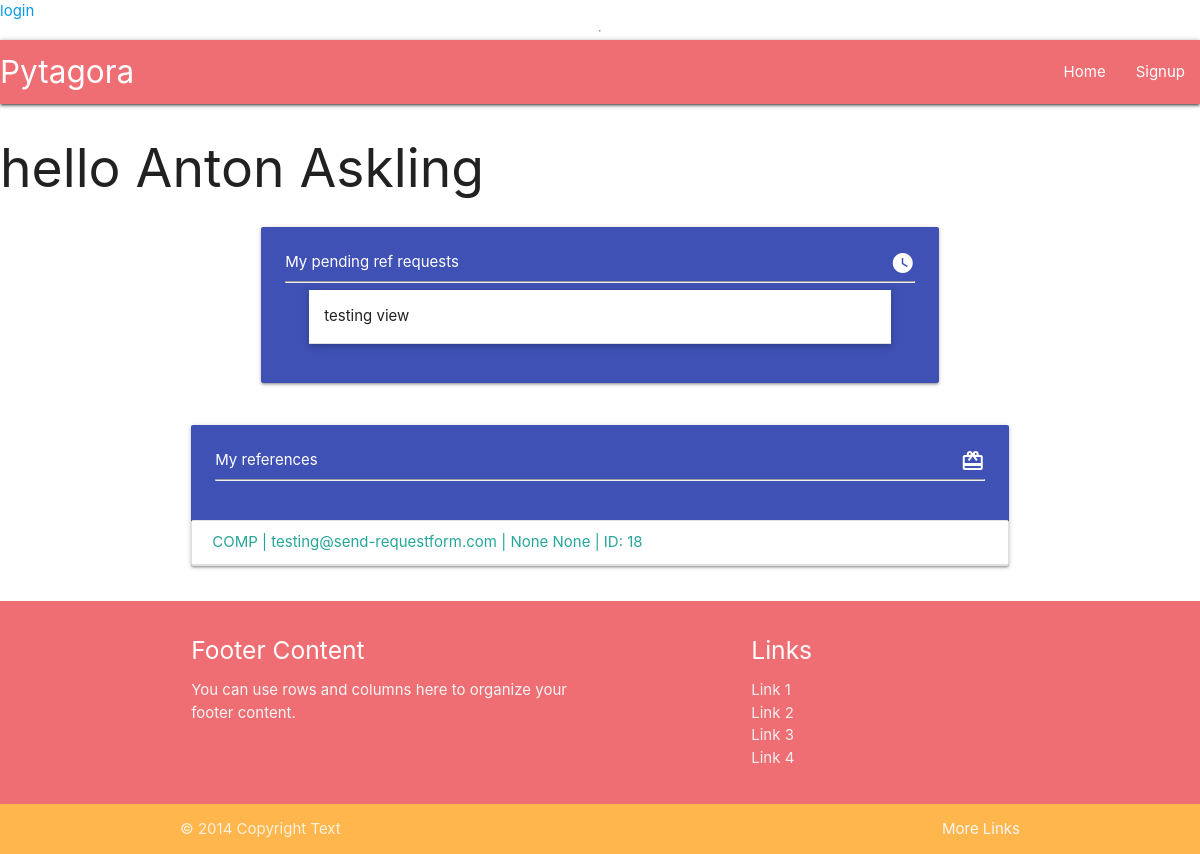
Before: /profile/13/ with the older database file.
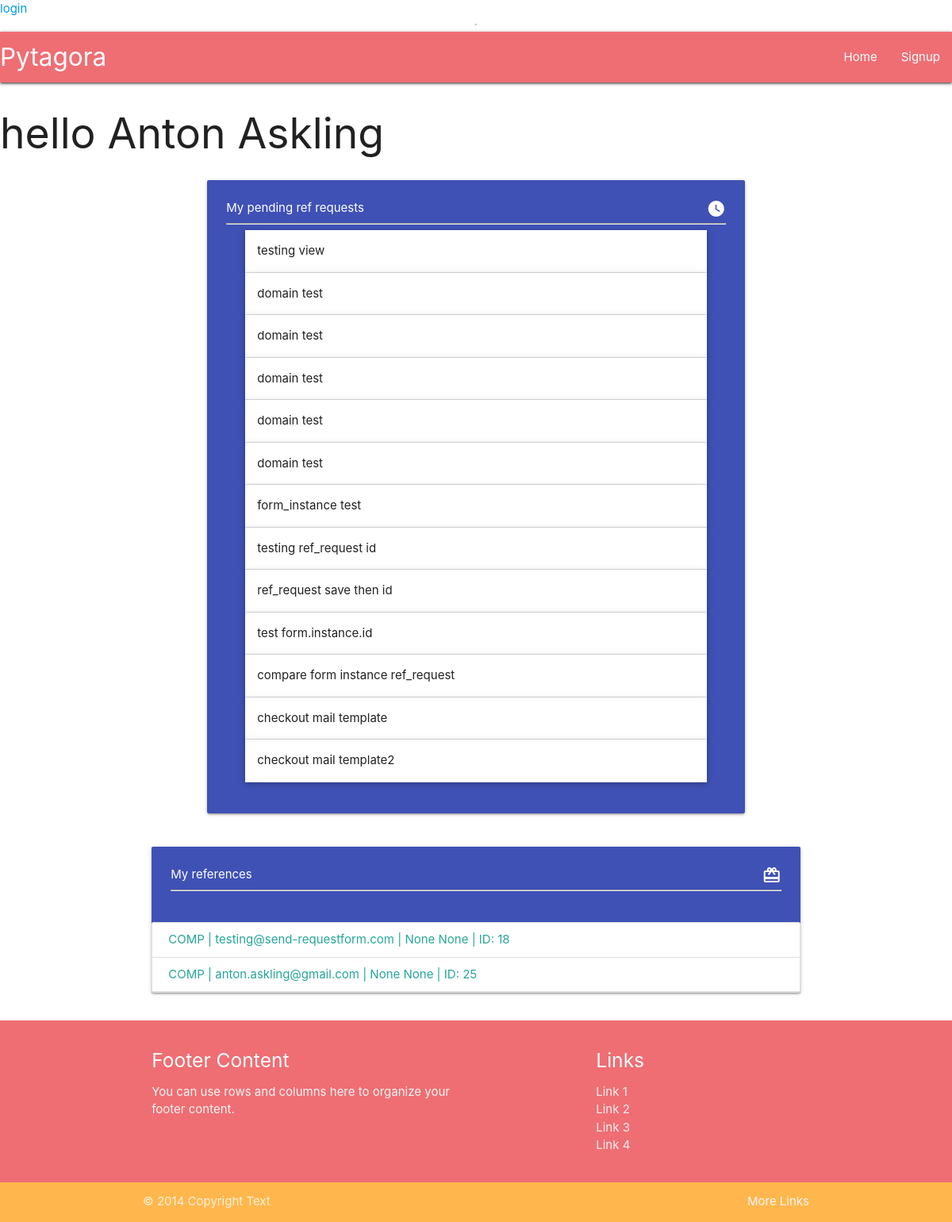
After: the same page with the newer database file.
### userprofile/models.py (models this page shows, shortened)
class RefRequest(models.Model):
    profile = models.ForeignKey(Profile, verbose_name=_("profile"), on_delete=models.CASCADE)
    company_name = models.CharField(_("company name"), max_length=100, null=True, blank=True)
    date_from = PartialDateField( verbose_name=_("date from"))
    date_to = PartialDateField(verbose_name=_("date to"))
    to_email = models.EmailField(_("to email"), max_length=254, null=True, blank=True)
    UNINITIATED = "UNIN"
    PENDING = "PEND"
    COMPLETE = "COMP"
    STATUS_CHOICES = [
        (UNINITIATED, "Uninitiated"),
        (PENDING, "Pending"),
        (COMPLETE, "Complete"),
    ]
    status = models.CharField(_("status"), max_length=4, choices=STATUS_CHOICES, default=UNINITIATED,)
    time_sent = models.DateTimeField(_("time_sent"), auto_now_add=True, null=True)
    class Meta:
        verbose_name = "Reference request"
        verbose_name_plural = "Reference requests"

class RefResponse(models.Model):
    ref_request = models.OneToOneField(RefRequest, verbose_name=_("request to"), on_delete=models.CASCADE)
    profile = models.ForeignKey(Profile, verbose_name=_("profile"), on_delete=models.CASCADE, null=True, blank=True)
    email = models.EmailField(_("email"), max_length=254)
    first_name = models.CharField(_("first name"), max_length=50, null=True, blank=True)
    last_name = models.CharField(_("last name"), max_length=50, null=True, blank=True)
    company_name = models.CharField(_("company name"), max_length=50, null=True, blank=True)
    title = models.CharField(_("title"), max_length=50)
    BOSS = "BOSS"
    COLLEAGUE = "COLL"
    CONSULTANT = "CONS"
    OTHER = "OTH"
    RELATION_CHOICES = [
        (BOSS, "Boss to referee"),
        (COLLEAGUE, "Colleague to referee"),
        (CONSULTANT, "referee was consultant"),
        (OTHER, "Other")
    ]
    relation = models.CharField(_("relation to referee"), choices=RELATION_CHOICES, default=BOSS, max_length=4)
    other_relation = models.CharField(_("if Other, please specify"), max_length=80, null=True, blank=True)
    main_tasks = models.TextField(_("describe main tasks"))
    elaborate = models.TextField(_("elaborate"))
    extra = models.TextField(_("extra"))
    referee_first_name = models.CharField(_("referee first name"), max_length=50)
    referee_last_name = models.CharField(_("referee last name"), max_length=50)
    time_added = models.DateTimeField(_("time added"), auto_now=True)
    def get_full_name(self):
        return f"{self.first_name} {self.last_name}"
    class Meta:
        verbose_name = "Reference response"
        verbose_name_plural = "Reference responses"
        ordering = ["ref_request"]

### userprofile/views.py (the view)
# urls.py: path("profile/<int:pk>/", ProfileView.as_view(), name ="profile"),
class ProfileView(ListView):
    model = RefRequest
    def get(self, request, *args, **kwargs):
        profile = Profile.objects.get(id=kwargs["pk"])
        requests = profile.refrequest_set.all()
        return render(
            self.request,
            "userprofile/profile.html",
            {
                "profile": profile,
                "requests": requests,
            })

### userprofile/models.py (called while the page is built)
    def __str__(self):
        return f"{self.first_name} {self.last_name}"

### userprofile/templates/userprofile/profile.html (shortened to what this page needs)
{% extends "base.html" %}
{% block content %}
    <h2>hello {{ profile }}</h2>
    <div class="container">
        {% include "./components/profile_pending_requests.html" %}
        <div class="row">
            <div class="col s12">
                <div class="card indigo">
                    <div class="card-content">
                        <span class="white-text">My references <i class="material-icons right">redeem</i></span>
                        <hr/>
                    </div>
                    <div class=" collection">
                        {% for request in requests %}
                        {% if request.status == "COMP" %}
                        <a data-target="{{ request.refresponse.id }}" class="modal-trigger  collection-item" href="">{{ request.status }} | {{ request.refresponse.email }} | {{ request.refresponse.get_full_name }} | ID:  {{ request.refresponse.id }} </a>
                        {% endif %}
                        {% endfor %}
                    </div>
                </div>
            </div>
        </div>
    </div>
{% endblock content %}

### userprofile/templates/userprofile/components/profile_pending_requests.html (shortened to what this page needs)
<div class="row">
    <div class="col s12 l10 offset-l1">
        <div class="card-panel indigo">
            <span class="white-text ">My pending ref requests <i class="material-icons right" >watch_later</i> </span>
            <hr/>
            <ul class="collapsible popout">
            {% for request in requests %}
                {% if request.status == "PEND" %}
                <li>
                    <div class="collapsible-header"> <span class="truncate">{{ request.company_name }}</span></div>
                  </li>
                  {% endif %}
            {% endfor %}
             </ul>
        </div>
    </div>
</div>

Changed rows visible on the page:
added RefRequest: company_name "domain test", shown under "hello Anton Askling"
added RefRequest: company_name "domain test", shown under "hello Anton Askling"
added RefRequest: company_name "domain test", shown under "hello Anton Askling"
added RefRequest: company_name "domain test", shown under "hello Anton Askling"
added RefRequest: company_name "domain test", shown under "hello Anton Askling"
added RefRequest: company_name "form_instance test", shown under "hello Anton Askling"
added RefRequest: company_name "testing ref_request id", shown under "hello Anton Askling"
added RefRequest: company_name "ref_request save then id", shown under "hello Anton Askling"
added RefRequest: company_name "test form.instance.id", shown under "hello Anton Askling"
added RefRequest: company_name "compare form instance ref_request", shown under "hello Anton Askling"
added RefRequest: company_name "checkout mail template", shown under "hello Anton Askling"
added RefRequest: company_name "checkout mail template2", shown under "hello Anton Askling"
added RefRequest: status "COMP", refresponse.email "anton.askling@gmail.com", refresponse.get_full_name "None None", refresponse.id "25"
